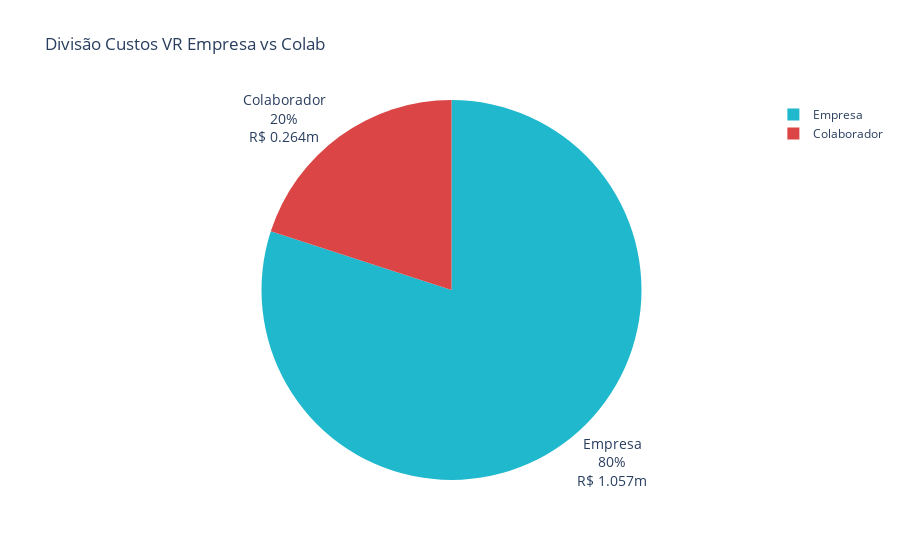

The notebook cell this image was saved under:
### Markdown cell above
<figure>
<img src="colaboradores_vr_estados.png" />
<figcaption>Colaboradores e VR por Estado</figcaption>
</figure>

### Code cell
import plotly.express as px
import plotly.graph_objects as go

# Data for the pie chart
categories = ["Empresa", "Colaborador"]
valores = [1056888, 264222]
percentuais = [80, 20]

# Format values more precisely
valor_empresa = "1.057m"
valor_colab = "0.264m"

# Create custom hover text with full information
hover_text = [
    f"Empresa<br>80%<br>R$ {valor_empresa}",
    f"Colaborador<br>20%<br>R$ {valor_colab}"
]

# Create pie chart with labels outside to avoid cramping
fig = go.Figure(data=[go.Pie(
    labels=categories,
    values=valores,
    text=[f"{perc}%<br>R$ {val}" for perc, val in zip(percentuais, [valor_empresa, valor_colab])],
    textinfo='label+text',
    textposition='outside',
    hovertext=hover_text,
    hoverinfo='text',
    marker=dict(colors=['#1FB8CD', '#DB4545'])
)])

# Update layout
fig.update_layout(
    title="Divisão Custos VR Empresa vs Colab",
    uniformtext_minsize=14, 
    uniformtext_mode='hide'
)


fig.show()
# Save as PNG

fig.write_image("vr_costs_division.png")

### Figure 1 — Plotly figure (JSON) as saved in the notebook; plotly's stock layout.template omitted (floating-point values rounded to 4 significant figures)
{"data": [{"hoverinfo": "text", "hovertext": ["Empresa<br>80%<br>R$ 1.057m", "Colaborador<br>20%<br>R$ 0.264m"], "labels": ["Empresa", "Colaborador"], "marker": {"colors": ["#1FB8CD", "#DB4545"]}, "text": ["80%<br>R$ 1.057m", "20%<br>R$ 0.264m"], "textinfo": "label+text", "textposition": "outside", "type": "pie", "values": [1056888, 264222]}], "layout": {"title": {"text": "Divisão Custos VR Empresa vs Colab"}, "uniformtext": {"minsize": 14, "mode": "hide"}}}
